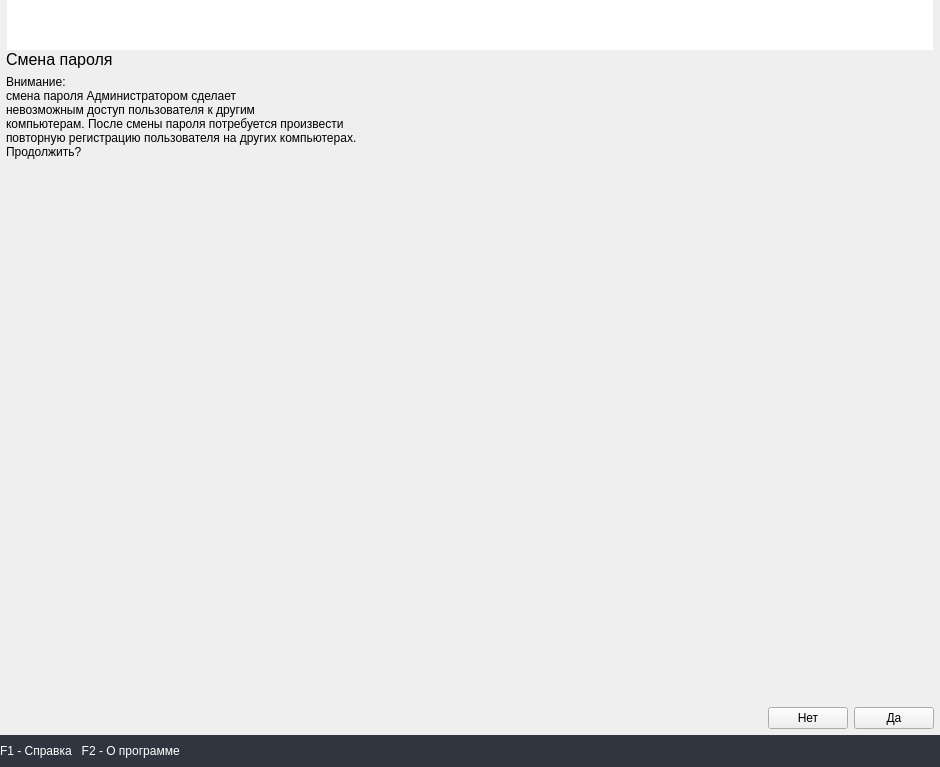
<?xml version="1.0" encoding="UTF-8"?>
<ui version="4.0">
 <class>Form</class>
 <widget class="QWidget" name="Form">
  <property name="geometry">
   <rect>
    <x>0</x>
    <y>0</y>
    <width>940</width>
    <height>767</height>
   </rect>
  </property>
  <property name="focusPolicy">
   <enum>Qt::StrongFocus</enum>
  </property>
  <property name="windowTitle">
   <string>Form</string>
  </property>
  <layout class="QVBoxLayout" name="verticalLayout_3">
   <property name="spacing">
    <number>0</number>
   </property>
   <property name="leftMargin">
    <number>0</number>
   </property>
   <property name="topMargin">
    <number>0</number>
   </property>
   <property name="rightMargin">
    <number>0</number>
   </property>
   <property name="bottomMargin">
    <number>0</number>
   </property>
   <item>
    <layout class="QHBoxLayout" name="top_horizontal_layout" stretch="0,1,0">
     <property name="spacing">
      <number>0</number>
     </property>
     <item>
      <widget class="QLabel" name="left_label">
       <property name="sizePolicy">
        <sizepolicy hsizetype="Minimum" vsizetype="Preferred">
         <horstretch>0</horstretch>
         <verstretch>0</verstretch>
        </sizepolicy>
       </property>
       <property name="minimumSize">
        <size>
         <width>0</width>
         <height>50</height>
        </size>
       </property>
       <property name="text">
        <string/>
       </property>
       <property name="pixmap">
        <pixmap>../img/top_left.png</pixmap>
       </property>
      </widget>
     </item>
     <item>
      <widget class="QLabel" name="middle_label">
       <property name="sizePolicy">
        <sizepolicy hsizetype="Preferred" vsizetype="Fixed">
         <horstretch>0</horstretch>
         <verstretch>0</verstretch>
        </sizepolicy>
       </property>
       <property name="minimumSize">
        <size>
         <width>100</width>
         <height>50</height>
        </size>
       </property>
       <property name="styleSheet">
        <string notr="true">background-color: white</string>
       </property>
       <property name="text">
        <string/>
       </property>
      </widget>
     </item>
     <item>
      <widget class="QLabel" name="right_label">
       <property name="sizePolicy">
        <sizepolicy hsizetype="Minimum" vsizetype="Preferred">
         <horstretch>0</horstretch>
         <verstretch>0</verstretch>
        </sizepolicy>
       </property>
       <property name="minimumSize">
        <size>
         <width>0</width>
         <height>50</height>
        </size>
       </property>
       <property name="text">
        <string/>
       </property>
       <property name="pixmap">
        <pixmap>../img/top_right_a.png</pixmap>
       </property>
      </widget>
     </item>
    </layout>
   </item>
   <item>
    <widget class="QStackedWidget" name="stacked_widget">
     <property name="currentIndex">
      <number>0</number>
     </property>
     <widget class="QWidget" name="page_1">
      <layout class="QVBoxLayout" name="verticalLayout_2">
       <property name="spacing">
        <number>6</number>
       </property>
       <property name="leftMargin">
        <number>6</number>
       </property>
       <property name="topMargin">
        <number>0</number>
       </property>
       <property name="rightMargin">
        <number>0</number>
       </property>
       <property name="bottomMargin">
        <number>0</number>
       </property>
       <item>
        <widget class="QLabel" name="step_label_1">
         <property name="font">
          <font>
           <pointsize>12</pointsize>
          </font>
         </property>
         <property name="text">
          <string>Смена пароля</string>
         </property>
        </widget>
       </item>
       <item>
        <layout class="QVBoxLayout" name="verticalLayout">
         <item>
          <widget class="QLabel" name="warning_label">
           <property name="text">
            <string>&lt;html&gt;&lt;head/&gt;&lt;body&gt;&lt;p&gt;Внимание:&lt;br&gt;смена пароля Администратором сделает&lt;br&gt;невозможным доступ пользователя к другим&lt;br&gt;компьютерам. После смены пароля потребуется произвести&lt;br&gt;повторную регистрацию пользователя на других компьютерах.&lt;br&gt;Продолжить?&lt;/p&gt;&lt;/body&gt;&lt;/html&gt;</string>
           </property>
          </widget>
         </item>
        </layout>
       </item>
       <item>
        <spacer name="verticalSpacer">
         <property name="orientation">
          <enum>Qt::Vertical</enum>
         </property>
         <property name="sizeHint" stdset="0">
          <size>
           <width>20</width>
           <height>533</height>
          </size>
         </property>
        </spacer>
       </item>
       <item>
        <layout class="QHBoxLayout" name="horizontalLayout">
         <property name="topMargin">
          <number>6</number>
         </property>
         <property name="rightMargin">
          <number>6</number>
         </property>
         <property name="bottomMargin">
          <number>6</number>
         </property>
         <item>
          <spacer name="horizontalSpacer">
           <property name="orientation">
            <enum>Qt::Horizontal</enum>
           </property>
           <property name="sizeHint" stdset="0">
            <size>
             <width>40</width>
             <height>20</height>
            </size>
           </property>
          </spacer>
         </item>
         <item>
          <widget class="QPushButton" name="no_push_button_1">
           <property name="text">
            <string>Нет</string>
           </property>
          </widget>
         </item>
         <item>
          <widget class="QPushButton" name="yes_push_button_1">
           <property name="enabled">
            <bool>true</bool>
           </property>
           <property name="text">
            <string>Да</string>
           </property>
          </widget>
         </item>
        </layout>
       </item>
      </layout>
     </widget>
     <widget class="QWidget" name="page_2">
      <layout class="QVBoxLayout" name="verticalLayout_5">
       <property name="spacing">
        <number>6</number>
       </property>
       <property name="leftMargin">
        <number>6</number>
       </property>
       <property name="topMargin">
        <number>0</number>
       </property>
       <property name="rightMargin">
        <number>0</number>
       </property>
       <property name="bottomMargin">
        <number>0</number>
       </property>
       <item>
        <widget class="QLabel" name="step_label_2">
         <property name="font">
          <font>
           <pointsize>12</pointsize>
          </font>
         </property>
         <property name="text">
          <string>Смена пароля пользователя. Шаг 2</string>
         </property>
        </widget>
       </item>
       <item>
        <widget class="QLabel" name="new_passwd_label">
         <property name="text">
          <string>Введите новый пароль:</string>
         </property>
        </widget>
       </item>
       <item>
        <layout class="QHBoxLayout" name="horizontalLayout_4">
         <item>
          <widget class="QLineEdit" name="new_passwd_line_edit">
           <property name="minimumSize">
            <size>
             <width>240</width>
             <height>0</height>
            </size>
           </property>
           <property name="maximumSize">
            <size>
             <width>240</width>
             <height>16777215</height>
            </size>
           </property>
           <property name="echoMode">
            <enum>QLineEdit::Password</enum>
           </property>
          </widget>
         </item>
         <item>
          <widget class="QPushButton" name="passwd_gen_push_button">
           <property name="text">
            <string>Сгенерировать</string>
           </property>
          </widget>
         </item>
         <item>
          <spacer name="horizontalSpacer_4">
           <property name="orientation">
            <enum>Qt::Horizontal</enum>
           </property>
           <property name="sizeHint" stdset="0">
            <size>
             <width>40</width>
             <height>20</height>
            </size>
           </property>
          </spacer>
         </item>
        </layout>
       </item>
       <item>
        <widget class="QRadioButton" name="show_passwd_radio_button">
         <property name="text">
          <string>Показать пароль</string>
         </property>
        </widget>
       </item>
       <item>
        <widget class="QLabel" name="confirm_passwd_label">
         <property name="text">
          <string>Подтвердите новый пароль:</string>
         </property>
        </widget>
       </item>
       <item>
        <widget class="QLineEdit" name="confirm_passwd_line_edit">
         <property name="minimumSize">
          <size>
           <width>240</width>
           <height>0</height>
          </size>
         </property>
         <property name="maximumSize">
          <size>
           <width>240</width>
           <height>16777215</height>
          </size>
         </property>
         <property name="text">
          <string/>
         </property>
         <property name="echoMode">
          <enum>QLineEdit::Password</enum>
         </property>
        </widget>
       </item>
       <item>
        <spacer name="verticalSpacer_3">
         <property name="orientation">
          <enum>Qt::Vertical</enum>
         </property>
         <property name="sizeHint" stdset="0">
          <size>
           <width>20</width>
           <height>450</height>
          </size>
         </property>
        </spacer>
       </item>
       <item>
        <layout class="QHBoxLayout" name="horizontalLayout_3">
         <property name="spacing">
          <number>6</number>
         </property>
         <property name="topMargin">
          <number>6</number>
         </property>
         <property name="rightMargin">
          <number>6</number>
         </property>
         <property name="bottomMargin">
          <number>6</number>
         </property>
         <item>
          <spacer name="horizontalSpacer_3">
           <property name="orientation">
            <enum>Qt::Horizontal</enum>
           </property>
           <property name="sizeHint" stdset="0">
            <size>
             <width>40</width>
             <height>20</height>
            </size>
           </property>
          </spacer>
         </item>
         <item>
          <widget class="QPushButton" name="cancel_push_button_2">
           <property name="text">
            <string>Отмена</string>
           </property>
          </widget>
         </item>
         <item>
          <widget class="QPushButton" name="next_push_button_2">
           <property name="enabled">
            <bool>false</bool>
           </property>
           <property name="text">
            <string>Вперед</string>
           </property>
          </widget>
         </item>
        </layout>
       </item>
      </layout>
     </widget>
     <widget class="QWidget" name="page_3">
      <layout class="QVBoxLayout" name="verticalLayout_6">
       <property name="spacing">
        <number>0</number>
       </property>
       <property name="leftMargin">
        <number>6</number>
       </property>
       <property name="topMargin">
        <number>0</number>
       </property>
       <property name="rightMargin">
        <number>0</number>
       </property>
       <property name="bottomMargin">
        <number>0</number>
       </property>
       <item>
        <widget class="QLabel" name="step_label_4">
         <property name="font">
          <font>
           <pointsize>12</pointsize>
          </font>
         </property>
         <property name="text">
          <string>Смена пароля пользователя. Шаг 3</string>
         </property>
        </widget>
       </item>
       <item>
        <layout class="QHBoxLayout" name="horizontalLayout_6">
         <item>
          <widget class="QLabel" name="ibutton_label">
           <property name="text">
            <string>Предъявите персональный идентификатор</string>
           </property>
          </widget>
         </item>
         <item>
          <spacer name="horizontalSpacer_6">
           <property name="orientation">
            <enum>Qt::Horizontal</enum>
           </property>
           <property name="sizeHint" stdset="0">
            <size>
             <width>40</width>
             <height>20</height>
            </size>
           </property>
          </spacer>
         </item>
        </layout>
       </item>
       <item>
        <spacer name="verticalSpacer_4">
         <property name="orientation">
          <enum>Qt::Vertical</enum>
         </property>
         <property name="sizeHint" stdset="0">
          <size>
           <width>20</width>
           <height>538</height>
          </size>
         </property>
        </spacer>
       </item>
       <item>
        <layout class="QHBoxLayout" name="horizontalLayout_5">
         <property name="topMargin">
          <number>6</number>
         </property>
         <property name="rightMargin">
          <number>6</number>
         </property>
         <property name="bottomMargin">
          <number>6</number>
         </property>
         <item>
          <spacer name="horizontalSpacer_5">
           <property name="orientation">
            <enum>Qt::Horizontal</enum>
           </property>
           <property name="sizeHint" stdset="0">
            <size>
             <width>40</width>
             <height>20</height>
            </size>
           </property>
          </spacer>
         </item>
         <item>
          <widget class="QPushButton" name="cancel_push_button_3">
           <property name="enabled">
            <bool>true</bool>
           </property>
           <property name="text">
            <string>Отмена</string>
           </property>
          </widget>
         </item>
         <item>
          <widget class="QPushButton" name="finish_push_button_3">
           <property name="enabled">
            <bool>false</bool>
           </property>
           <property name="text">
            <string>Завершить</string>
           </property>
          </widget>
         </item>
        </layout>
       </item>
      </layout>
     </widget>
     <widget class="QWidget" name="page_4">
      <layout class="QVBoxLayout" name="verticalLayout_4">
       <property name="spacing">
        <number>0</number>
       </property>
       <property name="leftMargin">
        <number>6</number>
       </property>
       <property name="topMargin">
        <number>0</number>
       </property>
       <property name="rightMargin">
        <number>0</number>
       </property>
       <property name="bottomMargin">
        <number>0</number>
       </property>
       <item>
        <widget class="QLabel" name="step_label_5">
         <property name="font">
          <font>
           <pointsize>12</pointsize>
          </font>
         </property>
         <property name="text">
          <string>Смена пароля пользователя</string>
         </property>
        </widget>
       </item>
       <item>
        <widget class="QLabel" name="label_5">
         <property name="text">
          <string>Пароль успешно изменен.</string>
         </property>
        </widget>
       </item>
       <item>
        <spacer name="verticalSpacer_5">
         <property name="orientation">
          <enum>Qt::Vertical</enum>
         </property>
         <property name="sizeHint" stdset="0">
          <size>
           <width>20</width>
           <height>603</height>
          </size>
         </property>
        </spacer>
       </item>
       <item>
        <layout class="QHBoxLayout" name="horizontalLayout_7">
         <property name="spacing">
          <number>6</number>
         </property>
         <property name="topMargin">
          <number>6</number>
         </property>
         <property name="rightMargin">
          <number>6</number>
         </property>
         <property name="bottomMargin">
          <number>6</number>
         </property>
         <item>
          <spacer name="horizontalSpacer_7">
           <property name="orientation">
            <enum>Qt::Horizontal</enum>
           </property>
           <property name="sizeHint" stdset="0">
            <size>
             <width>40</width>
             <height>20</height>
            </size>
           </property>
          </spacer>
         </item>
         <item>
          <widget class="QPushButton" name="finish_push_button_4">
           <property name="text">
            <string>Завершить</string>
           </property>
          </widget>
         </item>
        </layout>
       </item>
      </layout>
     </widget>
    </widget>
   </item>
   <item>
    <widget class="QLabel" name="settings_bottom_label">
     <property name="minimumSize">
      <size>
       <width>0</width>
       <height>32</height>
      </size>
     </property>
     <property name="styleSheet">
      <string notr="true">            QWidget {
                font: 8pt 'Monospace Regular';
                color: white;
                background-color: #30363F;
            }
</string>
     </property>
     <property name="text">
      <string>F1 - Справка   F2 - О программе</string>
     </property>
    </widget>
   </item>
  </layout>
 </widget>
 <tabstops>
  <tabstop>passwd_gen_push_button</tabstop>
  <tabstop>new_passwd_line_edit</tabstop>
  <tabstop>confirm_passwd_line_edit</tabstop>
  <tabstop>show_passwd_radio_button</tabstop>
  <tabstop>next_push_button_2</tabstop>
  <tabstop>cancel_push_button_2</tabstop>
  <tabstop>yes_push_button_1</tabstop>
  <tabstop>no_push_button_1</tabstop>
  <tabstop>cancel_push_button_3</tabstop>
  <tabstop>finish_push_button_3</tabstop>
 </tabstops>
 <resources/>
 <connections/>
</ui>
